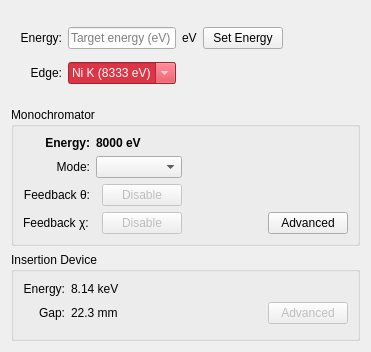
<?xml version="1.0" encoding="UTF-8"?>
<ui version="4.0">
 <class>Form</class>
 <widget class="QWidget" name="Form">
  <property name="geometry">
   <rect>
    <x>0</x>
    <y>0</y>
    <width>371</width>
    <height>352</height>
   </rect>
  </property>
  <property name="windowTitle">
   <string>Form</string>
  </property>
  <layout class="QVBoxLayout" name="verticalLayout">
   <item>
    <widget class="QWidget" name="widget" native="true">
     <property name="enabled">
      <bool>true</bool>
     </property>
     <layout class="QHBoxLayout" name="horizontalLayout_4">
      <item>
       <layout class="QGridLayout" name="gridLayout">
        <item row="0" column="1">
         <widget class="QLineEdit" name="target_energy_lineedit">
          <property name="enabled">
           <bool>true</bool>
          </property>
          <property name="toolTip">
           <string>Enter desired energy in eV.</string>
          </property>
          <property name="placeholderText">
           <string>Target energy (eV)</string>
          </property>
         </widget>
        </item>
        <item row="0" column="2">
         <widget class="QLabel" name="label_6">
          <property name="text">
           <string>eV</string>
          </property>
         </widget>
        </item>
        <item row="2" column="1">
         <widget class="QComboBox" name="edge_combo_box">
          <property name="enabled">
           <bool>true</bool>
          </property>
          <property name="toolTip">
           <string>Select an edge, or type one in the form &quot;Na L3&quot;, etc.</string>
          </property>
          <property name="autoFillBackground">
           <bool>false</bool>
          </property>
          <property name="styleSheet">
           <string notr="true">background: rgb(220, 53, 69); color: white; border-color: rgb(220, 53, 69)</string>
          </property>
          <property name="editable">
           <bool>true</bool>
          </property>
          <property name="currentText">
           <string>Ni K (8333 eV)</string>
          </property>
         </widget>
        </item>
        <item row="0" column="3">
         <widget class="QPushButton" name="set_energy_button">
          <property name="enabled">
           <bool>true</bool>
          </property>
          <property name="text">
           <string>Set Energy</string>
          </property>
         </widget>
        </item>
        <item row="0" column="0">
         <widget class="QLabel" name="label_2">
          <property name="text">
           <string>Energy:</string>
          </property>
          <property name="alignment">
           <set>Qt::AlignRight|Qt::AlignTrailing|Qt::AlignVCenter</set>
          </property>
         </widget>
        </item>
        <item row="2" column="0">
         <widget class="QLabel" name="label_5">
          <property name="enabled">
           <bool>true</bool>
          </property>
          <property name="text">
           <string>Edge:</string>
          </property>
          <property name="alignment">
           <set>Qt::AlignRight|Qt::AlignTrailing|Qt::AlignVCenter</set>
          </property>
         </widget>
        </item>
        <item row="0" column="4">
         <spacer name="horizontalSpacer_2">
          <property name="orientation">
           <enum>Qt::Horizontal</enum>
          </property>
          <property name="sizeHint" stdset="0">
           <size>
            <width>40</width>
            <height>20</height>
           </size>
          </property>
         </spacer>
        </item>
       </layout>
      </item>
     </layout>
    </widget>
   </item>
   <item>
    <widget class="QGroupBox" name="groupBox">
     <property name="enabled">
      <bool>true</bool>
     </property>
     <property name="sizePolicy">
      <sizepolicy hsizetype="Minimum" vsizetype="Preferred">
       <horstretch>0</horstretch>
       <verstretch>0</verstretch>
      </sizepolicy>
     </property>
     <property name="font">
      <font>
       <weight>50</weight>
       <bold>false</bold>
      </font>
     </property>
     <property name="title">
      <string>Monochromator</string>
     </property>
     <layout class="QVBoxLayout" name="verticalLayout_2">
      <item>
       <layout class="QGridLayout" name="gridLayout_2">
        <item row="3" column="1">
         <layout class="QHBoxLayout" name="horizontalLayout_2">
          <item>
           <widget class="PyDMByteIndicator" name="PyDMByteIndicator_2">
            <property name="sizePolicy">
             <sizepolicy hsizetype="Fixed" vsizetype="Fixed">
              <horstretch>0</horstretch>
              <verstretch>0</verstretch>
             </sizepolicy>
            </property>
            <property name="toolTip">
             <string/>
            </property>
            <property name="offColor" stdset="0">
             <color>
              <red>255</red>
              <green>0</green>
              <blue>0</blue>
             </color>
            </property>
            <property name="showLabels" stdset="0">
             <bool>false</bool>
            </property>
           </widget>
          </item>
          <item>
           <widget class="PyDMPushButton" name="PyDMPushButton_2">
            <property name="enabled">
             <bool>false</bool>
            </property>
            <property name="toolTip">
             <string/>
            </property>
            <property name="text">
             <string>Disable</string>
            </property>
           </widget>
          </item>
         </layout>
        </item>
        <item row="2" column="1">
         <layout class="QHBoxLayout" name="horizontalLayout">
          <item>
           <widget class="PyDMByteIndicator" name="PyDMByteIndicator">
            <property name="enabled">
             <bool>true</bool>
            </property>
            <property name="sizePolicy">
             <sizepolicy hsizetype="Fixed" vsizetype="Fixed">
              <horstretch>0</horstretch>
              <verstretch>0</verstretch>
             </sizepolicy>
            </property>
            <property name="toolTip">
             <string/>
            </property>
            <property name="offColor" stdset="0">
             <color>
              <red>255</red>
              <green>0</green>
              <blue>0</blue>
             </color>
            </property>
            <property name="showLabels" stdset="0">
             <bool>false</bool>
            </property>
           </widget>
          </item>
          <item>
           <widget class="PyDMPushButton" name="PyDMPushButton">
            <property name="enabled">
             <bool>false</bool>
            </property>
            <property name="toolTip">
             <string/>
            </property>
            <property name="text">
             <string>Disable</string>
            </property>
           </widget>
          </item>
         </layout>
        </item>
        <item row="1" column="1">
         <widget class="PyDMEnumComboBox" name="PyDMEnumComboBox">
          <property name="toolTip">
           <string/>
          </property>
          <property name="channel" stdset="0">
           <string>${MONO_MODE_PV}</string>
          </property>
         </widget>
        </item>
        <item row="0" column="0">
         <widget class="QLabel" name="label_7">
          <property name="font">
           <font>
            <weight>75</weight>
            <bold>true</bold>
           </font>
          </property>
          <property name="text">
           <string>Energy:</string>
          </property>
          <property name="alignment">
           <set>Qt::AlignRight|Qt::AlignTrailing|Qt::AlignVCenter</set>
          </property>
         </widget>
        </item>
        <item row="0" column="1">
         <widget class="PyDMLabel" name="PyDMLabel_3">
          <property name="font">
           <font>
            <weight>75</weight>
            <bold>true</bold>
           </font>
          </property>
          <property name="toolTip">
           <string/>
          </property>
          <property name="text">
           <string>8000 eV</string>
          </property>
          <property name="showUnits" stdset="0">
           <bool>true</bool>
          </property>
          <property name="channel" stdset="0">
           <string>${MONO_ENERGY_PV}</string>
          </property>
         </widget>
        </item>
        <item row="3" column="0">
         <widget class="QLabel" name="label_9">
          <property name="text">
           <string>Feedback χ:</string>
          </property>
         </widget>
        </item>
        <item row="1" column="0">
         <widget class="QLabel" name="label">
          <property name="text">
           <string>Mode:</string>
          </property>
          <property name="alignment">
           <set>Qt::AlignRight|Qt::AlignTrailing|Qt::AlignVCenter</set>
          </property>
         </widget>
        </item>
        <item row="2" column="0">
         <widget class="QLabel" name="label_8">
          <property name="text">
           <string>Feedback θ:</string>
          </property>
          <property name="alignment">
           <set>Qt::AlignRight|Qt::AlignTrailing|Qt::AlignVCenter</set>
          </property>
         </widget>
        </item>
        <item row="3" column="3">
         <widget class="QPushButton" name="mono_caqtdm_button">
          <property name="enabled">
           <bool>true</bool>
          </property>
          <property name="text">
           <string>Advanced</string>
          </property>
         </widget>
        </item>
        <item row="3" column="2">
         <spacer name="horizontalSpacer">
          <property name="orientation">
           <enum>Qt::Horizontal</enum>
          </property>
          <property name="sizeHint" stdset="0">
           <size>
            <width>40</width>
            <height>20</height>
           </size>
          </property>
         </spacer>
        </item>
       </layout>
      </item>
     </layout>
    </widget>
   </item>
   <item>
    <widget class="QGroupBox" name="groupBox_2">
     <property name="font">
      <font>
       <weight>50</weight>
       <bold>false</bold>
      </font>
     </property>
     <property name="title">
      <string>Insertion Device</string>
     </property>
     <layout class="QVBoxLayout" name="verticalLayout_3">
      <item>
       <layout class="QGridLayout" name="gridLayout_4">
        <property name="bottomMargin">
         <number>5</number>
        </property>
        <item row="0" column="1">
         <widget class="PyDMLabel" name="PyDMLabel">
          <property name="font">
           <font>
            <weight>50</weight>
            <bold>false</bold>
           </font>
          </property>
          <property name="toolTip">
           <string/>
          </property>
          <property name="text">
           <string>8.14 keV</string>
          </property>
          <property name="showUnits" stdset="0">
           <bool>true</bool>
          </property>
          <property name="channel" stdset="0">
           <string>${ID_ENERGY_PV}</string>
          </property>
         </widget>
        </item>
        <item row="1" column="1">
         <widget class="PyDMLabel" name="PyDMLabel_2">
          <property name="font">
           <font>
            <weight>50</weight>
            <bold>false</bold>
           </font>
          </property>
          <property name="toolTip">
           <string/>
          </property>
          <property name="text">
           <string>22.3 mm</string>
          </property>
          <property name="showUnits" stdset="0">
           <bool>true</bool>
          </property>
          <property name="channel" stdset="0">
           <string>${ID_GAP_PV}</string>
          </property>
         </widget>
        </item>
        <item row="0" column="0">
         <widget class="QLabel" name="label_3">
          <property name="font">
           <font>
            <weight>50</weight>
            <bold>false</bold>
           </font>
          </property>
          <property name="text">
           <string>Energy:</string>
          </property>
          <property name="alignment">
           <set>Qt::AlignRight|Qt::AlignTrailing|Qt::AlignVCenter</set>
          </property>
         </widget>
        </item>
        <item row="1" column="0">
         <widget class="QLabel" name="label_4">
          <property name="font">
           <font>
            <weight>50</weight>
            <bold>false</bold>
           </font>
          </property>
          <property name="text">
           <string>Gap:</string>
          </property>
          <property name="alignment">
           <set>Qt::AlignRight|Qt::AlignTrailing|Qt::AlignVCenter</set>
          </property>
         </widget>
        </item>
        <item row="1" column="3">
         <widget class="QPushButton" name="id_caqtdm_button">
          <property name="enabled">
           <bool>false</bool>
          </property>
          <property name="text">
           <string>Advanced</string>
          </property>
         </widget>
        </item>
        <item row="1" column="2">
         <spacer name="horizontalSpacer_3">
          <property name="orientation">
           <enum>Qt::Horizontal</enum>
          </property>
          <property name="sizeHint" stdset="0">
           <size>
            <width>40</width>
            <height>20</height>
           </size>
          </property>
         </spacer>
        </item>
       </layout>
      </item>
     </layout>
    </widget>
   </item>
  </layout>
 </widget>
 <customwidgets>
  <customwidget>
   <class>PyDMLabel</class>
   <extends>QLabel</extends>
   <header>pydm.widgets.label</header>
  </customwidget>
  <customwidget>
   <class>PyDMByteIndicator</class>
   <extends>QWidget</extends>
   <header>pydm.widgets.byte</header>
  </customwidget>
  <customwidget>
   <class>PyDMEnumComboBox</class>
   <extends>QComboBox</extends>
   <header>pydm.widgets.enum_combo_box</header>
  </customwidget>
  <customwidget>
   <class>PyDMPushButton</class>
   <extends>QPushButton</extends>
   <header>pydm.widgets.pushbutton</header>
  </customwidget>
 </customwidgets>
 <resources/>
 <connections/>
</ui>
